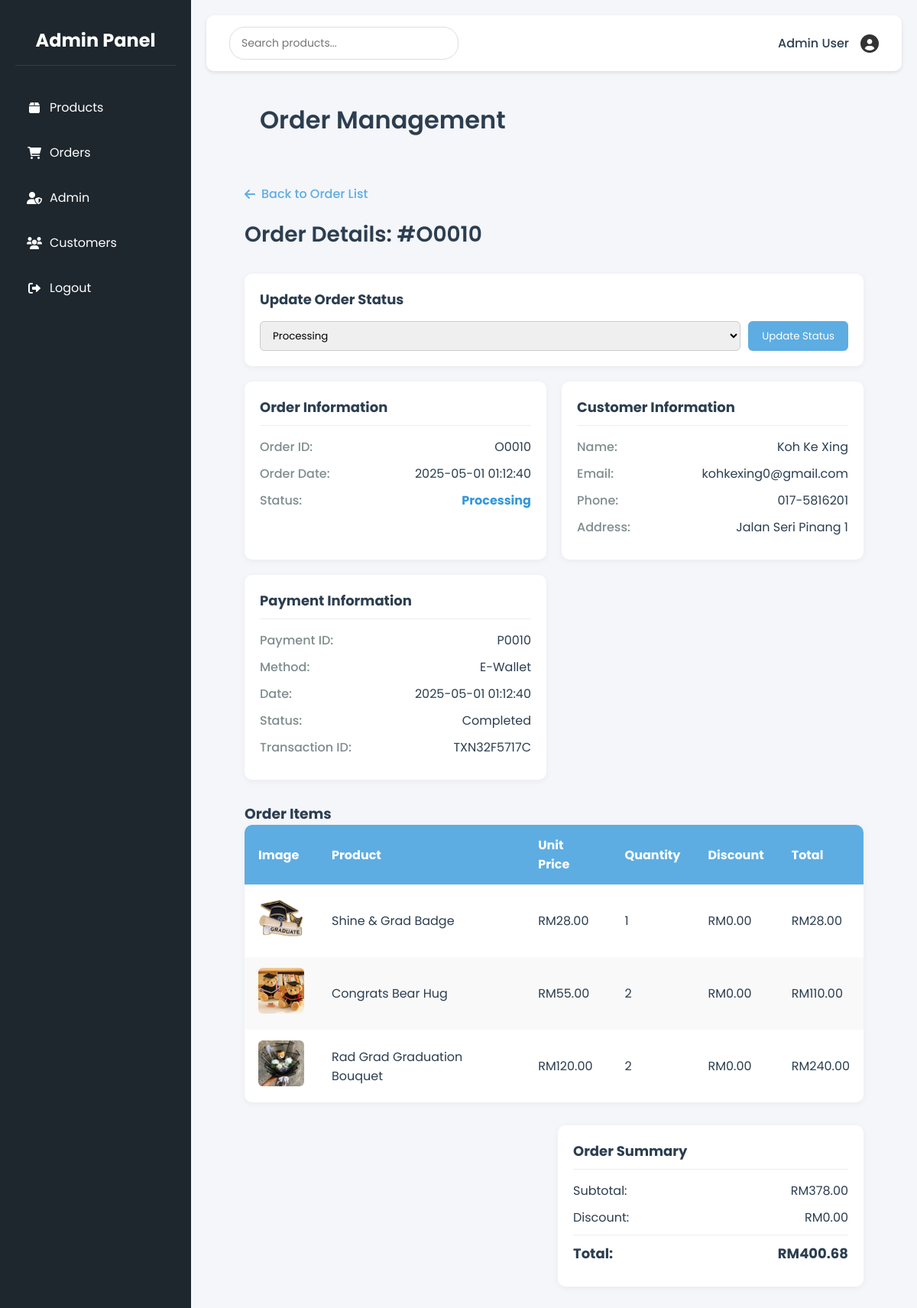
Page /admin_order_detail.php?order_id=O0010 on the committed database.
### tables this page shows
CREATE TABLE `order` (
  `OrderID` varchar(5) NOT NULL,
  `customerid` varchar(5) DEFAULT NULL,
  `OrderDate` datetime DEFAULT NULL,
  `TotalAmount` decimal(10,2) DEFAULT NULL,
  `DiscountAmount` decimal(10,2) DEFAULT NULL,
  `FinalAmount` decimal(10,2) DEFAULT NULL,
  `OrderStatus` varchar(50) DEFAULT NULL
);

CREATE TABLE `customer` (
  `customerid` varchar(5) NOT NULL,
  `name` varchar(30) NOT NULL,
  `email` varchar(30) NOT NULL,
  `phonenum` varchar(12) NOT NULL,
  `dateofbirth` date NOT NULL,
  `address` varchar(50) NOT NULL,
  `gender` char(1) NOT NULL,
  `password` varchar(8) NOT NULL,
  `registrationtime` timestamp NOT NULL DEFAULT CURRENT_TIMESTAMP
);

CREATE TABLE `payment` (
  `PaymentID` varchar(5) NOT NULL,
  `OrderID` varchar(5) DEFAULT NULL,
  `PaymentMethod` varchar(50) DEFAULT NULL,
  `PaymentDate` datetime DEFAULT NULL,
  `PaymentAmount` decimal(10,2) DEFAULT NULL,
  `PaymentStatus` varchar(50) DEFAULT NULL,
  `TransactionID` varchar(255) DEFAULT NULL,
  `PaymentToken` varchar(255) DEFAULT NULL,
  `PaymentConfirmation` varchar(255) DEFAULT NULL,
  `name` varchar(255) DEFAULT NULL
);

CREATE TABLE `orderdetail` (
  `OrderDetailID` varchar(5) NOT NULL,
  `OrderID` varchar(5) DEFAULT NULL,
  `productId` varchar(20) DEFAULT NULL,
  `Quantity` int DEFAULT NULL,
  `UnitPrice` decimal(10,2) DEFAULT NULL,
  `TotalAmount` decimal(10,2) DEFAULT NULL,
  `DiscountAmount` decimal(10,2) DEFAULT NULL,
  `FinalAmount` decimal(10,2) DEFAULT NULL
);

CREATE TABLE `products` (
  `productId` varchar(20) NOT NULL,
  `name` varchar(255) NOT NULL,
  `description` text,
  `price` decimal(10,2) NOT NULL,
  `categoryId` varchar(20) DEFAULT NULL,
  `subcategoryId` varchar(20) DEFAULT NULL,
  `stock` int NOT NULL DEFAULT '0',
  `image_url` varchar(255) DEFAULT NULL,
  `created_at` timestamp NULL DEFAULT CURRENT_TIMESTAMP
);

### admin_order_detail.php (the view, shortened to what this page needs)
<?php
if (file_exists('db.php')) {
    include 'db.php';
} else {
    $host = 'localhost';
    $dbname = 'graduation_store';
    $username = 'root';
    $password = '';
    try {
        $conn = new mysqli($host, $username, $password, $dbname);
    } catch(Exception $e) {
        die("Connection failed: " . $e->getMessage());
    }
}
$order_id = isset($_GET['order_id']) ? $_GET['order_id'] : '';
$order_sql = "SELECT o.*, c.name as customer_name, c.email, c.phonenum, c.address
              FROM `order` o
              LEFT JOIN customer c ON o.customerid = c.customerid
              WHERE o.OrderID = ?";
$stmt = $conn->prepare($order_sql);
$stmt->bind_param("s", $order_id);
$stmt->execute();
$order_result = $stmt->get_result();
$order = $order_result->fetch_assoc();
$items_sql = "SELECT od.*, p.name as product_name, p.image_url
              FROM orderdetail od
              LEFT JOIN products p ON od.productId = p.productId
              WHERE od.OrderID = ?";
$stmt = $conn->prepare($items_sql);
$stmt->bind_param("s", $order_id);
$stmt->execute();
$items_result = $stmt->get_result();
$payment_sql = "SELECT * FROM payment WHERE OrderID = ?";
$stmt = $conn->prepare($payment_sql);
$stmt->bind_param("s", $order_id);
$stmt->execute();
$payment_result = $stmt->get_result();
$payment = $payment_result->fetch_assoc();
?>
<!DOCTYPE html>
<html lang="en">
<head>
  <link rel="stylesheet" href="https://cdnjs.cloudflare.com/ajax/libs/font-awesome/6.5.0/css/all.min.css">
  <link rel="stylesheet" href="admin_product.css">
    <link rel="stylesheet" href="https://cdnjs.cloudflare.com/ajax/libs/font-awesome/6.0.0/css/all.min.css">
</head>
<body>
<nav class="sidebar">
            <div class="logo">
                <h2>Admin Panel</h2>
            </div>
            <ul class="nav-links">
            <li ><a href="admin_product.php"><i class="fas fa-box"></i> Products</a></li>
                <li><a href="admin_order_list.php"><i class="fas fa-shopping-cart"></i> Orders</a></li>
                <li><a href="admindetails.php"><i class="fas fa-user-shield"></i> Admin</a></li>
                <li><a href="custdetails.php"><i class="fas fa-users"></i> Customers</a></li>
                <li><a href="logout.php"><i class="fas fa-sign-out-alt"></i> Logout</li>
            </ul>
        </nav>
        <main class="main-content">
            <header class="top-bar">
                <div class="search">
                    <input type="text" id="productSearch" placeholder="Search products...">
                </div>
                <div class="user-info">
    <span>Admin User</span>
    <i class="fas fa-user-circle" style="font-size: 24px; color: #333;"></i>
</div>
            </header>
            <div class="dashboard">
                <h1 style="margin-left:50px;">Order Management</h1>
<div class="content">
  <a href="admin_order_list.php" class="back-button">
    <i class="fas fa-arrow-left"></i> Back to Order List
  </a>
  <h1>Order Details: #<?php echo htmlspecialchars($order_id); ?></h1>
  <?php if (!$order): ?>
    <div class="info-card">
      <p>Order not found. Please check the order ID and try again.</p>
    </div>
  <?php else: ?>
    <div class="status-form">
      <h3>Update Order Status</h3>
      <form method="POST">
        <select name="status">
          <option value="Processing" <?php if($order['OrderStatus'] == 'Processing') echo 'selected'; ?>>Processing</option>
        </select>
        <button type="submit" name="update_status">Update Status</button>
      </form>
    </div>
    <div class="order-info-container">
      <div class="info-card">
        <h3>Order Information</h3>
        <div class="info-item">
          <span class="info-label">Order ID:</span>
          <span><?php echo htmlspecialchars($order['OrderID']); ?></span>
        </div>
        <div class="info-item">
          <span class="info-label">Order Date:</span>
          <span><?php echo htmlspecialchars($order['OrderDate']); ?></span>
        </div>
        <div class="info-item">
          <span class="info-label">Status:</span>
          <span class="status-<?php echo strtolower($order['OrderStatus']); ?>">
            <?php echo htmlspecialchars($order['OrderStatus']); ?>
          </span>
        </div>
      </div>
      <div class="info-card">
        <h3>Customer Information</h3>
        <div class="info-item">
          <span class="info-label">Name:</span>
          <span><?php echo htmlspecialchars($order['customer_name'] ?? 'N/A'); ?></span>
        </div>
        <div class="info-item">
          <span class="info-label">Email:</span>
          <span><?php echo htmlspecialchars($order['email'] ?? 'N/A'); ?></span>
        </div>
        <div class="info-item">
          <span class="info-label">Phone:</span>
          <span><?php echo htmlspecialchars($order['phonenum'] ?? 'N/A'); ?></span>
        </div>
        <div class="info-item">
          <span class="info-label">Address:</span>
          <span><?php echo htmlspecialchars($order['address'] ?? 'N/A'); ?></span>
        </div>
      </div>
      <?php if ($payment): ?>
      <div class="info-card">
        <h3>Payment Information</h3>
        <div class="info-item">
          <span class="info-label">Payment ID:</span>
          <span><?php echo htmlspecialchars($payment['PaymentID']); ?></span>
        </div>
        <div class="info-item">
          <span class="info-label">Method:</span>
          <span><?php echo htmlspecialchars($payment['PaymentMethod']); ?></span>
        </div>
        <div class="info-item">
          <span class="info-label">Date:</span>
          <span><?php echo htmlspecialchars($payment['PaymentDate']); ?></span>
        </div>
        <div class="info-item">
          <span class="info-label">Status:</span>
          <span><?php echo htmlspecialchars($payment['PaymentStatus']); ?></span>
        </div>
        <?php if (!empty($payment['TransactionID'])): ?>
        <div class="info-item">
          <span class="info-label">Transaction ID:</span>
          <span><?php echo htmlspecialchars($payment['TransactionID']); ?></span>
        </div>
        <?php endif; ?>
      </div>
      <?php endif; ?>
    </div>
    <h3>Order Items</h3>
    <table class="items-table">
      <thead>
        <tr>
          <th>Image</th>
          <th>Product</th>
          <th>Unit Price</th>
          <th>Quantity</th>
          <th>Discount</th>
          <th>Total</th>
        </tr>
      </thead>
      <tbody>
        <?php if ($items_result->num_rows > 0): ?>
          <?php while($item = $items_result->fetch_assoc()): ?>
            <tr>
              <td>
                <?php if (!empty($item['image_url'])): ?>
                  <img src="<?php echo htmlspecialchars($item['image_url']); ?>" alt="Product" class="product-image">
                <?php else: ?>
                  <div class="product-image" style="background-color: #eee; display: flex; align-items: center; justify-content: center;">
                    <i class="fas fa-image" style="color: #aaa;"></i>
                  </div>
                <?php endif; ?>
              </td>
              <td><?php echo htmlspecialchars($item['product_name'] ?? $item['productId']); ?></td>
              <td>RM<?php echo number_format($item['UnitPrice'], 2); ?></td>
              <td><?php echo $item['Quantity']; ?></td>
              <td>RM<?php echo number_format($item['DiscountAmount'], 2); ?></td>
              <td>RM<?php echo number_format($item['FinalAmount'], 2); ?></td>
            </tr>
          <?php endwhile; ?>
        <?php else: ?>
          <tr>
            <td colspan="6" style="text-align: center; padding: 20px;">No items found for this order</td>
          </tr>
        <?php endif; ?>
      </tbody>
    </table>
    <div class="order-summary">
      <h3>Order Summary</h3>
      <div class="summary-item">
        <span>Subtotal:</span>
        <span>RM<?php echo number_format($order['TotalAmount'], 2); ?></span>
      </div>
      <div class="summary-item">
        <span>Discount:</span>
        <span>RM<?php echo number_format($order['DiscountAmount'], 2); ?></span>
      </div>
      <div class="summary-item total">
        <span>Total:</span>
        <span>RM<?php echo number_format($order['FinalAmount'], 2); ?></span>
      </div>
    </div>
  <?php endif; ?>
</div>
</body>
</html>

### admin_product.css (style rules this page uses)
:root { --primary-color: #4A90E2; --secondary-color: #2C3E50; --success-color: #2ECC71; --danger-color: #E74C3C; --dark-bg: #1E272E; --light-bg: #F5F6FA; --text-color: #2C3E50; }
* { margin: 0; padding: 0; box-sizing: border-box; font-family: 'Poppins', sans-serif; }
body { background-color: var(--light-bg); color: var(--text-color); }
.sidebar { width: 250px; background: var(--dark-bg); color: white; padding: 20px; position: fixed; height: 100%; z-index: 100; }
.logo h2 { padding: 15px 0; text-align: center; border-bottom: 1px solid rgba(255,255,255,0.1); margin-bottom: 20px; }
.nav-links { margin-top: 30px; list-style: none; }
.nav-links li { margin-bottom: 10px; }
.nav-links a { color: white; text-decoration: none; padding: 12px 15px; display: flex; align-items: center; border-radius: 8px; transition: all 0.3s; }
.nav-links a i { margin-right: 10px; width: 20px; text-align: center; }
.main-content { flex: 1; margin-left: 250px; padding: 20px; background: var(--light-bg); }
.top-bar { background: white; padding: 15px 30px; display: flex; justify-content: space-between; align-items: center; box-shadow: 0 2px 5px rgba(0,0,0,0.1); border-radius: 10px; margin-bottom: 20px; }
.search input { padding: 10px 15px; border: 1px solid #ddd; border-radius: 20px; width: 300px; font-size: 14px; }
.user-info { display: flex; align-items: center; gap: 15px; }
.user-info span { font-weight: 500; }
.dashboard { padding: 20px; }
.dashboard h1 { margin-bottom: 30px; color: var(--secondary-color); font-weight: 600; }

### rows in the picture
order: status "Processing", OrderID "O0010", OrderDate "2025-05-01 01:12:40", OrderStatus "Processing", customerid.name "Koh Ke Xing", customerid.email "kohkexing0@gmail.com", customerid.phonenum "017-5816201", customerid.address "Jalan Seri Pinang 1", TotalAmount "378.00", DiscountAmount "0.00", FinalAmount "400.68"
payment: PaymentID "P0010", PaymentMethod "E-Wallet", PaymentDate "2025-05-01 01:12:40", PaymentStatus "Completed", TransactionID "TXN32F5717C"
orderdetail: shows a picture, productId.name "Shine & Grad Badge", UnitPrice "28.00", Quantity "1", DiscountAmount "0.00", FinalAmount "28.00"
orderdetail: shows a picture, productId.name "Congrats Bear Hug", UnitPrice "55.00", Quantity "2", DiscountAmount "0.00", FinalAmount "110.00"
orderdetail: shows a picture, productId.name "Rad Grad Graduation Bouquet", UnitPrice "120.00", Quantity "2", DiscountAmount "0.00", FinalAmount "240.00"

### other values in the picture
$order_id "O0010"
